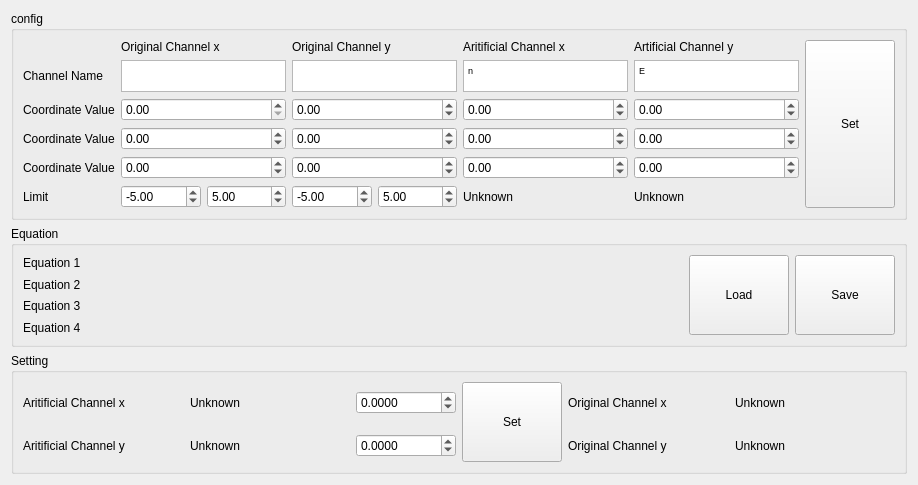
<?xml version="1.0" encoding="UTF-8"?>
<ui version="4.0">
 <class>Form</class>
 <widget class="QWidget" name="Form">
  <property name="geometry">
   <rect>
    <x>0</x>
    <y>0</y>
    <width>918</width>
    <height>426</height>
   </rect>
  </property>
  <property name="sizePolicy">
   <sizepolicy hsizetype="Fixed" vsizetype="Fixed">
    <horstretch>0</horstretch>
    <verstretch>0</verstretch>
   </sizepolicy>
  </property>
  <property name="windowTitle">
   <string>Form</string>
  </property>
  <layout class="QVBoxLayout" name="verticalLayout">
   <item>
    <widget class="QGroupBox" name="groupBox_2">
     <property name="title">
      <string>config</string>
     </property>
     <layout class="QHBoxLayout" name="horizontalLayout_2">
      <item>
       <layout class="QGridLayout" name="gridLayout">
        <item row="4" column="6">
         <widget class="QDoubleSpinBox" name="pair2_ACx_doubleSpinBox">
          <property name="minimum">
           <double>-100.000000000000000</double>
          </property>
         </widget>
        </item>
        <item row="1" column="7">
         <widget class="QTextEdit" name="artificialchannelnamey_textEdit">
          <property name="sizePolicy">
           <sizepolicy hsizetype="Preferred" vsizetype="Preferred">
            <horstretch>0</horstretch>
            <verstretch>0</verstretch>
           </sizepolicy>
          </property>
          <property name="maximumSize">
           <size>
            <width>165</width>
            <height>32</height>
           </size>
          </property>
          <property name="html">
           <string>&lt;!DOCTYPE HTML PUBLIC &quot;-//W3C//DTD HTML 4.0//EN&quot; &quot;http://www.w3.org/TR/REC-html40/strict.dtd&quot;&gt;
&lt;html&gt;&lt;head&gt;&lt;meta name=&quot;qrichtext&quot; content=&quot;1&quot; /&gt;&lt;style type=&quot;text/css&quot;&gt;
p, li { white-space: pre-wrap; }
&lt;/style&gt;&lt;/head&gt;&lt;body style=&quot; font-family:'MS Shell Dlg 2'; font-size:6.6pt; font-weight:400; font-style:normal;&quot;&gt;
&lt;p style=&quot; margin-top:0px; margin-bottom:0px; margin-left:0px; margin-right:0px; -qt-block-indent:0; text-indent:0px;&quot;&gt;E&lt;/p&gt;&lt;/body&gt;&lt;/html&gt;</string>
          </property>
         </widget>
        </item>
        <item row="1" column="6">
         <widget class="QTextEdit" name="artificialchannelnamex_textEdit">
          <property name="sizePolicy">
           <sizepolicy hsizetype="Preferred" vsizetype="Preferred">
            <horstretch>0</horstretch>
            <verstretch>0</verstretch>
           </sizepolicy>
          </property>
          <property name="maximumSize">
           <size>
            <width>165</width>
            <height>32</height>
           </size>
          </property>
          <property name="html">
           <string>&lt;!DOCTYPE HTML PUBLIC &quot;-//W3C//DTD HTML 4.0//EN&quot; &quot;http://www.w3.org/TR/REC-html40/strict.dtd&quot;&gt;
&lt;html&gt;&lt;head&gt;&lt;meta name=&quot;qrichtext&quot; content=&quot;1&quot; /&gt;&lt;style type=&quot;text/css&quot;&gt;
p, li { white-space: pre-wrap; }
&lt;/style&gt;&lt;/head&gt;&lt;body style=&quot; font-family:'MS Shell Dlg 2'; font-size:6.6pt; font-weight:400; font-style:normal;&quot;&gt;
&lt;p style=&quot; margin-top:0px; margin-bottom:0px; margin-left:0px; margin-right:0px; -qt-block-indent:0; text-indent:0px;&quot;&gt;n&lt;/p&gt;&lt;/body&gt;&lt;/html&gt;</string>
          </property>
         </widget>
        </item>
        <item row="0" column="7">
         <widget class="QLabel" name="label_3">
          <property name="text">
           <string>Artificial Channel y</string>
          </property>
         </widget>
        </item>
        <item row="2" column="1">
         <widget class="QLabel" name="label_6">
          <property name="minimumSize">
           <size>
            <width>80</width>
            <height>0</height>
           </size>
          </property>
          <property name="text">
           <string>Coordinate Value</string>
          </property>
         </widget>
        </item>
        <item row="11" column="4">
         <widget class="QDoubleSpinBox" name="OCy_lowlimit_doubleSpinBox">
          <property name="minimum">
           <double>-1000.000000000000000</double>
          </property>
          <property name="maximum">
           <double>1000.000000000000000</double>
          </property>
          <property name="value">
           <double>-5.000000000000000</double>
          </property>
         </widget>
        </item>
        <item row="11" column="2">
         <widget class="QDoubleSpinBox" name="OCx_lowlimit_doubleSpinBox">
          <property name="minimum">
           <double>-1000.000000000000000</double>
          </property>
          <property name="maximum">
           <double>1000.000000000000000</double>
          </property>
          <property name="value">
           <double>-5.000000000000000</double>
          </property>
         </widget>
        </item>
        <item row="11" column="1">
         <widget class="QLabel" name="label_9">
          <property name="minimumSize">
           <size>
            <width>80</width>
            <height>0</height>
           </size>
          </property>
          <property name="text">
           <string>Limit</string>
          </property>
         </widget>
        </item>
        <item row="1" column="2" colspan="2">
         <widget class="QTextEdit" name="OCx_nest">
          <property name="sizePolicy">
           <sizepolicy hsizetype="Preferred" vsizetype="Preferred">
            <horstretch>0</horstretch>
            <verstretch>0</verstretch>
           </sizepolicy>
          </property>
          <property name="maximumSize">
           <size>
            <width>165</width>
            <height>32</height>
           </size>
          </property>
         </widget>
        </item>
        <item row="1" column="4" colspan="2">
         <widget class="QTextEdit" name="OCy_nest">
          <property name="sizePolicy">
           <sizepolicy hsizetype="Preferred" vsizetype="Preferred">
            <horstretch>0</horstretch>
            <verstretch>0</verstretch>
           </sizepolicy>
          </property>
          <property name="maximumSize">
           <size>
            <width>165</width>
            <height>32</height>
           </size>
          </property>
         </widget>
        </item>
        <item row="11" column="6">
         <widget class="QLabel" name="ACx_limit_label">
          <property name="minimumSize">
           <size>
            <width>80</width>
            <height>0</height>
           </size>
          </property>
          <property name="text">
           <string>Unknown</string>
          </property>
         </widget>
        </item>
        <item row="11" column="7">
         <widget class="QLabel" name="ACy_limit_label">
          <property name="minimumSize">
           <size>
            <width>80</width>
            <height>0</height>
           </size>
          </property>
          <property name="text">
           <string>Unknown</string>
          </property>
         </widget>
        </item>
        <item row="11" column="3">
         <widget class="QDoubleSpinBox" name="OCx_highlimit_doubleSpinBox">
          <property name="minimum">
           <double>-1000.000000000000000</double>
          </property>
          <property name="maximum">
           <double>1000.000000000000000</double>
          </property>
          <property name="value">
           <double>5.000000000000000</double>
          </property>
         </widget>
        </item>
        <item row="2" column="2" colspan="2">
         <widget class="QDoubleSpinBox" name="pair1_OCx_doubleSpinBox"/>
        </item>
        <item row="6" column="4" colspan="2">
         <widget class="QDoubleSpinBox" name="pair3_OCy_doubleSpinBox">
          <property name="minimum">
           <double>-100.000000000000000</double>
          </property>
         </widget>
        </item>
        <item row="4" column="4" colspan="2">
         <widget class="QDoubleSpinBox" name="pair2_OCy_doubleSpinBox">
          <property name="minimum">
           <double>-100.000000000000000</double>
          </property>
         </widget>
        </item>
        <item row="11" column="5">
         <widget class="QDoubleSpinBox" name="OCy_highlimit_doubleSpinBox">
          <property name="minimum">
           <double>-1000.000000000000000</double>
          </property>
          <property name="maximum">
           <double>1000.000000000000000</double>
          </property>
          <property name="value">
           <double>5.000000000000000</double>
          </property>
         </widget>
        </item>
        <item row="6" column="2" colspan="2">
         <widget class="QDoubleSpinBox" name="pair3_OCx_doubleSpinBox">
          <property name="minimum">
           <double>-100.000000000000000</double>
          </property>
         </widget>
        </item>
        <item row="4" column="2" colspan="2">
         <widget class="QDoubleSpinBox" name="pair2_OCx_doubleSpinBox">
          <property name="minimum">
           <double>-100.000000000000000</double>
          </property>
         </widget>
        </item>
        <item row="2" column="4" colspan="2">
         <widget class="QDoubleSpinBox" name="pair1_OCy_doubleSpinBox">
          <property name="minimum">
           <double>-100.000000000000000</double>
          </property>
         </widget>
        </item>
        <item row="0" column="6">
         <widget class="QLabel" name="label_5">
          <property name="text">
           <string>Aritificial Channel x</string>
          </property>
         </widget>
        </item>
        <item row="4" column="1">
         <widget class="QLabel" name="label_7">
          <property name="minimumSize">
           <size>
            <width>80</width>
            <height>0</height>
           </size>
          </property>
          <property name="text">
           <string>Coordinate Value</string>
          </property>
         </widget>
        </item>
        <item row="6" column="6">
         <widget class="QDoubleSpinBox" name="pair3_ACx_doubleSpinBox">
          <property name="minimum">
           <double>-100.000000000000000</double>
          </property>
         </widget>
        </item>
        <item row="6" column="1">
         <widget class="QLabel" name="label_8">
          <property name="minimumSize">
           <size>
            <width>80</width>
            <height>0</height>
           </size>
          </property>
          <property name="text">
           <string>Coordinate Value</string>
          </property>
         </widget>
        </item>
        <item row="1" column="1">
         <widget class="QLabel" name="label_4">
          <property name="minimumSize">
           <size>
            <width>80</width>
            <height>0</height>
           </size>
          </property>
          <property name="text">
           <string>Channel Name</string>
          </property>
         </widget>
        </item>
        <item row="6" column="7">
         <widget class="QDoubleSpinBox" name="pair3_ACy_doubleSpinBox">
          <property name="minimum">
           <double>-100.000000000000000</double>
          </property>
         </widget>
        </item>
        <item row="2" column="7">
         <widget class="QDoubleSpinBox" name="pair1_ACy_doubleSpinBox">
          <property name="minimum">
           <double>-100.000000000000000</double>
          </property>
         </widget>
        </item>
        <item row="4" column="7">
         <widget class="QDoubleSpinBox" name="pair2_ACy_doubleSpinBox">
          <property name="minimum">
           <double>-100.000000000000000</double>
          </property>
         </widget>
        </item>
        <item row="2" column="6">
         <widget class="QDoubleSpinBox" name="pair1_ACx_doubleSpinBox">
          <property name="minimum">
           <double>-100.000000000000000</double>
          </property>
         </widget>
        </item>
        <item row="0" column="2" colspan="2">
         <widget class="QLabel" name="label">
          <property name="sizePolicy">
           <sizepolicy hsizetype="Fixed" vsizetype="Fixed">
            <horstretch>0</horstretch>
            <verstretch>0</verstretch>
           </sizepolicy>
          </property>
          <property name="text">
           <string>Original Channel x</string>
          </property>
         </widget>
        </item>
        <item row="0" column="4" colspan="2">
         <widget class="QLabel" name="label_2">
          <property name="text">
           <string>Original Channel y</string>
          </property>
         </widget>
        </item>
       </layout>
      </item>
      <item>
       <widget class="QPushButton" name="setconfig_pushButton">
        <property name="sizePolicy">
         <sizepolicy hsizetype="Preferred" vsizetype="Preferred">
          <horstretch>0</horstretch>
          <verstretch>0</verstretch>
         </sizepolicy>
        </property>
        <property name="minimumSize">
         <size>
          <width>40</width>
          <height>80</height>
         </size>
        </property>
        <property name="maximumSize">
         <size>
          <width>100</width>
          <height>16777215</height>
         </size>
        </property>
        <property name="text">
         <string>Set</string>
        </property>
       </widget>
      </item>
     </layout>
    </widget>
   </item>
   <item>
    <widget class="QGroupBox" name="groupBox_5">
     <property name="title">
      <string>Equation</string>
     </property>
     <layout class="QHBoxLayout" name="horizontalLayout_4">
      <item>
       <layout class="QGridLayout" name="gridLayout_3">
        <item row="3" column="0">
         <widget class="QLabel" name="equation4_label">
          <property name="minimumSize">
           <size>
            <width>80</width>
            <height>0</height>
           </size>
          </property>
          <property name="text">
           <string>Equation 4</string>
          </property>
         </widget>
        </item>
        <item row="2" column="0">
         <widget class="QLabel" name="equation3_label">
          <property name="minimumSize">
           <size>
            <width>80</width>
            <height>0</height>
           </size>
          </property>
          <property name="text">
           <string>Equation 3</string>
          </property>
         </widget>
        </item>
        <item row="1" column="0">
         <widget class="QLabel" name="equation2_label">
          <property name="minimumSize">
           <size>
            <width>80</width>
            <height>0</height>
           </size>
          </property>
          <property name="text">
           <string>Equation 2</string>
          </property>
         </widget>
        </item>
        <item row="0" column="0">
         <widget class="QLabel" name="equation1_label">
          <property name="minimumSize">
           <size>
            <width>80</width>
            <height>0</height>
           </size>
          </property>
          <property name="text">
           <string>Equation 1</string>
          </property>
         </widget>
        </item>
       </layout>
      </item>
      <item>
       <widget class="QPushButton" name="loadconfig_pushButton">
        <property name="sizePolicy">
         <sizepolicy hsizetype="Preferred" vsizetype="Preferred">
          <horstretch>0</horstretch>
          <verstretch>0</verstretch>
         </sizepolicy>
        </property>
        <property name="minimumSize">
         <size>
          <width>40</width>
          <height>80</height>
         </size>
        </property>
        <property name="maximumSize">
         <size>
          <width>100</width>
          <height>16777215</height>
         </size>
        </property>
        <property name="text">
         <string>Load</string>
        </property>
       </widget>
      </item>
      <item>
       <widget class="QPushButton" name="saveconfig_pushButton">
        <property name="sizePolicy">
         <sizepolicy hsizetype="Preferred" vsizetype="Preferred">
          <horstretch>0</horstretch>
          <verstretch>0</verstretch>
         </sizepolicy>
        </property>
        <property name="minimumSize">
         <size>
          <width>40</width>
          <height>80</height>
         </size>
        </property>
        <property name="maximumSize">
         <size>
          <width>100</width>
          <height>16777215</height>
         </size>
        </property>
        <property name="text">
         <string>Save</string>
        </property>
       </widget>
      </item>
     </layout>
    </widget>
   </item>
   <item>
    <widget class="QGroupBox" name="groupBox_4">
     <property name="title">
      <string>Setting</string>
     </property>
     <layout class="QHBoxLayout" name="horizontalLayout_3">
      <item>
       <layout class="QGridLayout" name="gridLayout_2">
        <item row="0" column="0">
         <widget class="QLabel" name="ACx_label">
          <property name="minimumSize">
           <size>
            <width>80</width>
            <height>0</height>
           </size>
          </property>
          <property name="text">
           <string>Aritificial Channel x </string>
          </property>
         </widget>
        </item>
        <item row="1" column="0">
         <widget class="QLabel" name="ACy_label">
          <property name="minimumSize">
           <size>
            <width>80</width>
            <height>0</height>
           </size>
          </property>
          <property name="text">
           <string>Aritificial Channel y </string>
          </property>
         </widget>
        </item>
        <item row="0" column="1">
         <widget class="QLabel" name="ACx_value_label">
          <property name="minimumSize">
           <size>
            <width>80</width>
            <height>0</height>
           </size>
          </property>
          <property name="text">
           <string>Unknown</string>
          </property>
         </widget>
        </item>
        <item row="1" column="1">
         <widget class="QLabel" name="ACy_value_label">
          <property name="minimumSize">
           <size>
            <width>80</width>
            <height>0</height>
           </size>
          </property>
          <property name="text">
           <string>Unknown</string>
          </property>
         </widget>
        </item>
        <item row="0" column="2">
         <widget class="QDoubleSpinBox" name="ACx_setvalue_doubleSpinBox">
          <property name="maximumSize">
           <size>
            <width>100</width>
            <height>16777215</height>
           </size>
          </property>
          <property name="decimals">
           <number>4</number>
          </property>
          <property name="minimum">
           <double>-1000.000000000000000</double>
          </property>
          <property name="maximum">
           <double>1000.000000000000000</double>
          </property>
          <property name="singleStep">
           <double>0.100000000000000</double>
          </property>
         </widget>
        </item>
        <item row="1" column="2">
         <widget class="QDoubleSpinBox" name="ACy_setvalue_doubleSpinBox">
          <property name="decimals">
           <number>4</number>
          </property>
          <property name="minimum">
           <double>-1000.000000000000000</double>
          </property>
          <property name="maximum">
           <double>1000.000000000000000</double>
          </property>
          <property name="singleStep">
           <double>0.100000000000000</double>
          </property>
         </widget>
        </item>
        <item row="0" column="4">
         <widget class="QLabel" name="OCx_label">
          <property name="minimumSize">
           <size>
            <width>80</width>
            <height>0</height>
           </size>
          </property>
          <property name="text">
           <string>Original Channel x</string>
          </property>
         </widget>
        </item>
        <item row="1" column="4">
         <widget class="QLabel" name="OCy_label">
          <property name="minimumSize">
           <size>
            <width>80</width>
            <height>0</height>
           </size>
          </property>
          <property name="text">
           <string>Original Channel y</string>
          </property>
         </widget>
        </item>
        <item row="1" column="5">
         <widget class="QLabel" name="OCy_value_label">
          <property name="minimumSize">
           <size>
            <width>80</width>
            <height>0</height>
           </size>
          </property>
          <property name="text">
           <string>Unknown</string>
          </property>
         </widget>
        </item>
        <item row="0" column="5">
         <widget class="QLabel" name="OCx_value_label">
          <property name="minimumSize">
           <size>
            <width>80</width>
            <height>0</height>
           </size>
          </property>
          <property name="text">
           <string>Unknown</string>
          </property>
         </widget>
        </item>
        <item row="0" column="3" rowspan="2">
         <widget class="QPushButton" name="setvalue_pushButton">
          <property name="minimumSize">
           <size>
            <width>40</width>
            <height>80</height>
           </size>
          </property>
          <property name="maximumSize">
           <size>
            <width>100</width>
            <height>16777215</height>
           </size>
          </property>
          <property name="text">
           <string>Set</string>
          </property>
         </widget>
        </item>
       </layout>
      </item>
     </layout>
    </widget>
   </item>
  </layout>
 </widget>
 <resources/>
 <connections/>
</ui>
